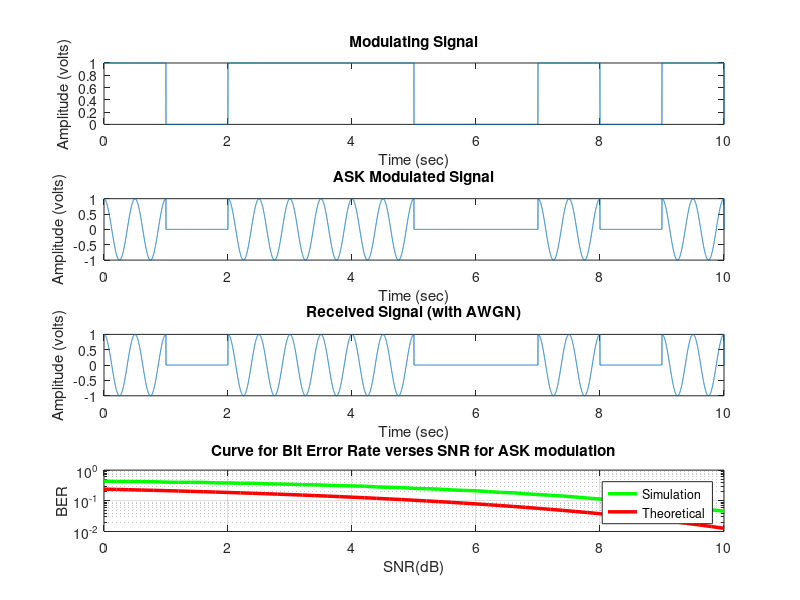

Here is the MATLAB script that generated this plot:
clc
clear all;
close all;
b = 10;
bs = randi([0, 1], 1, b); % Generate random binary data
t = 0:0.001:b; % Time vector
snr_values = -10:1:10000; % Range of SNR values to test
BER = zeros(size(snr_values)); %% Initialize BER array
%Modulation parameters
Ac = 1; % Carrier amplitude
fe = 2; % Carrier frequency
fs = 1000; % Sampling frequency
for snr_idx = 1:length(snr_values)
 snr = snr_values(snr_idx);
 %Modulating signal
 mt = zeros(1, length(t));
 for i = 1:b
 mt((i-1)*fs+1:i*fs) = bs(i);
 end
 %ASK Modulation
 ct = Ac * cos(2 * pi * fe * t);
 st = mt .* ct;
 %AWGN channel

 t = 0:0.001:b;
 received_signal = awgn(st, snr);
 %ASK Demodulation
 d = zeros(1, length(t));
 for i = 1:b
 x = sum(received_signal((i-1)*fs+1:i*fs).*ct((i-1)*fs+1:i*fs));
 if (x / fs) > 0
 d((i-1)*fs+1:i*fs) = 1;
 else
 d((i-1)*fs+1:i*fs) = 0;
 end
 end
end
%Plotting
figure;
subplot(4,1,1);
plot(t, mt);
title('Modulating Signal');
xlabel('Time (sec)');
ylabel('Amplitude (volts)');
subplot(4,1,2);
plot(t, st);
title('ASK Modulated Signal');
xlabel('Time (sec)');
ylabel('Amplitude (volts)');
subplot(4,1,3);
plot(t, received_signal);
title('Received Signal (with AWGN)');
xlabel('Time (sec)');
ylabel('Amplitude (volts)');
subplot(4,1,4);
plot(t, d);
title('Demodulated Signal');
xlabel('Time (sec)');
ylabel('Amplitude');
num_bit = 1000;
BER_iter = 20;
Eb=1;
SNRdB=0:0.2:10;
SNR= 10.^(SNRdB/10);
for count=1:length(SNR)
 avgError=0;
 No=Eb/SNR(count);
 for run_time=1:BER_iter
 Error=0;
 data = randi([0 1],1,num_bit);
 Y= awgn(complex(data),SNRdB(count));
 for k=1:num_bit
 if ((Y(k)>0.5 && data(k)==0)||(Y(k)<0.5 && data(k)==1))
 Error=Error+1;
 end
 end
 Error=Error/num_bit;
 avgError=avgError+Error;
 end
 BER_sim(count)=avgError/BER_iter;
end
figure (1)
semilogy(SNRdB,BER_sim,'g','linewidth', 2.5);
grid on;
hold on;
BER_th = (1/2)*erfc(0.5*sqrt(SNR));
semilogy(SNRdB,BER_th,'r','linewidth',2.5);
grid on;
hold on;
title('Curve for Bit Error Rate verses SNR for ASK modulation');
xlabel('SNR(dB)');
ylabel('BER');
legend('Simulation','Theoretical');